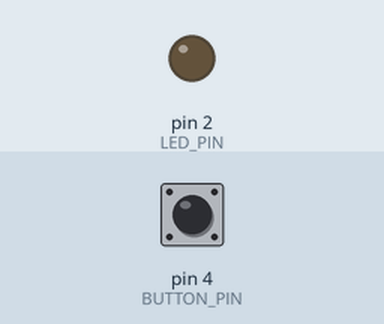
Simulated run of this sketch. Board: Arduino Uno, built with avr-gcc and run on an emulated ATmega328P. Shown: output pins drawn as LEDs (lit = HIGH). The inputs (shaded band) are chosen by the test bench; at power-on: pin 4 (BUTTON_PIN) HIGH.

Above: at 1.2 s.
1.3 s: pin 4 (BUTTON_PIN) pulled LOW for 0.15 s
At 1.37 s:
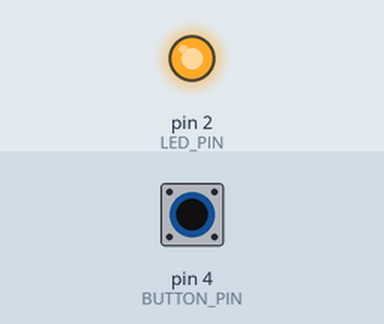
2.9 s: pin 4 (BUTTON_PIN) pulled LOW for 3.2 s
At 7.1 s:
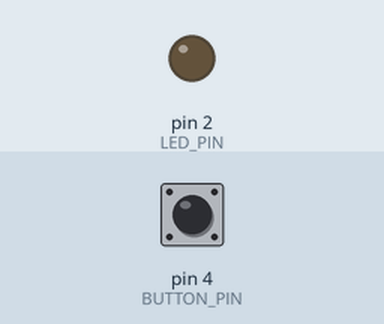
Timing chart, 0 to 8.6 s (numbered marks = the images above; inputs shaded):
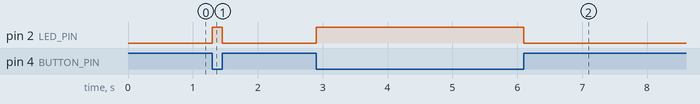

The sketch:

LED_Button.ino
```cpp
#define LED_PIN 2
#define BUTTON_PIN 4

void setup() {
  pinMode(LED_PIN, OUTPUT);
  pinMode(BUTTON_PIN, INPUT_PULLUP);
}

void loop() {
  if (digitalRead(BUTTON_PIN) == LOW) {
    digitalWrite(LED_PIN, HIGH);
  }
  else {
    digitalWrite(LED_PIN, LOW);
  }
}
```

Measured:
- after the input at 1.3 s, pin 2 (LED_PIN): LOW → HIGH at once, → LOW 0.15 s later
- after the input at 2.9 s, pin 2 (LED_PIN): LOW → HIGH at once, → LOW 3.2 s later
